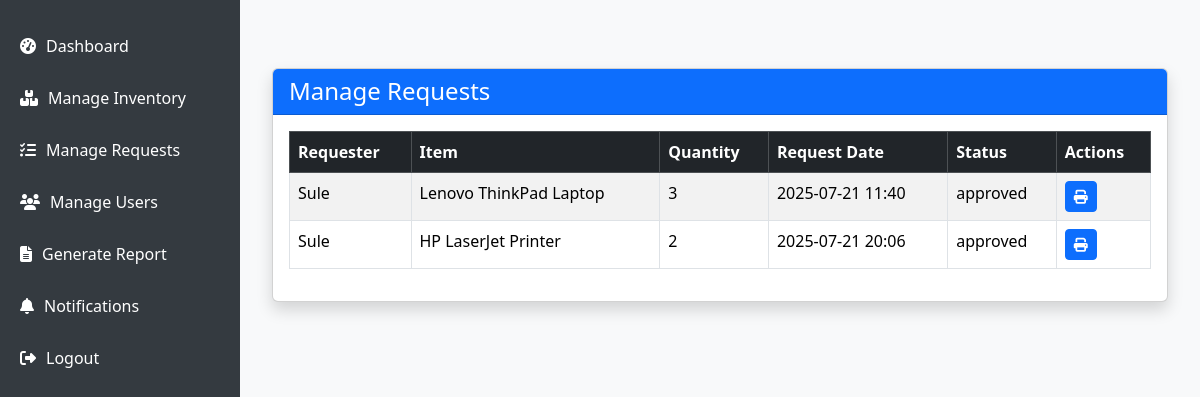
Page /manage_requests/ (signed in) on the committed database.
### inventory/models.py (models this page shows, shortened)
class RequestItem(models.Model):
    STATUS_CHOICES = [
        ('pending', 'Pending'),
        ('approved', 'Approved'),
        ('rejected', 'Rejected'),
    ]
    requester = models.ForeignKey(CustomUser, on_delete=models.CASCADE)
    item = models.ForeignKey('InventoryItem', on_delete=models.CASCADE, related_name='request')
    quantity = models.PositiveIntegerField()
    status = models.CharField(max_length=10, choices=STATUS_CHOICES, default='pending')
    created_at = models.DateTimeField(default=timezone.now)

class CustomUser(AbstractUser):
    ROLE_CHOICES = (
        ('admin', 'Admin'),
        ('user', 'User'),
    )
    role = models.CharField(max_length=10, choices=ROLE_CHOICES, default='user')

class InventoryItem(models.Model):
    name = models.CharField(max_length=100)
    quantity = models.PositiveIntegerField()
    category = models.CharField(max_length=100, blank=True, null=True)
    location = models.CharField(max_length=100, blank=True, null=True)
    created_at = models.DateTimeField(default=timezone.now)

### inventory/views.py (the view)
# urls.py: path('manage_requests/', views.manage_requests, name='manage_requests'),
@login_required
def manage_requests(request):
    return render(request, 'manage_requests.html', {'requests': RequestItem.objects.all()})

### inventory/templates/manage_requests.html
{% extends 'base.html' %}
{% load static %}
{% block content %}
<div class="container mt-5">
    <div class="card shadow">
      <div class="card-header bg-primary text-white">
        <h4 class="mb-0">Manage Requests</h4>
      </div>
      <div class="card-body">
  <table class="table table-bordered table-striped">
    <thead class="table-dark">
      <tr>
        <th>Requester</th>
        <th>Item</th>
        <th>Quantity</th>
        <th>Request Date</th>
        <th>Status</th>
        <th>Actions</th>
      </tr>
    </thead>
    <tbody>
      {% for req in requests %}
      <tr>
        <td>{{ req.requester.username }}</td>
        <td>{{ req.item.name }}</td>
        <td>{{ req.quantity }}</td>
        <td>{{ req.created_at|date:"Y-m-d H:i" }}</td>
        <td>{{ req.status }}</td>
        <td>
          {% if req.status == 'pending' %}
          <a href="{% url 'approve_request' req.id %}" class="btn btn-success btn-sm">Approve</a>
          <a href="{% url 'reject_request' req.id %}" class="btn btn-danger btn-sm">Reject</a>
          {% else %}
          <a href="{% url 'print_request_report' req.id %}" class="btn btn-primary btn-sm" target="_blank">
  <i class="fa-solid fa-print"></i></a>
          {% endif %}
        </td>
      </tr>
      {% empty %}
    <tr><td colspan="6" class="text-center">No requests found.</td></tr>
      {% endfor %}
    </tbody>
  </table>
</div>
</div>
</div>
{% endblock %}

### inventory/templates/base.html (style rules this page uses)
body { margin: 0; padding: 0; display: flex; height: 100vh; overflow: hidden; font-family: 'Segoe UI', sans-serif; background-color: #f8f9fa; }

### rows in the picture
RequestItem: requester.username "Sule", item.name "Lenovo ThinkPad Laptop", quantity "3", created_at "2025-07-21 11:40", status "approved"
RequestItem: requester.username "Sule", item.name "HP LaserJet Printer", quantity "2", created_at "2025-07-21 20:06", status "approved"
